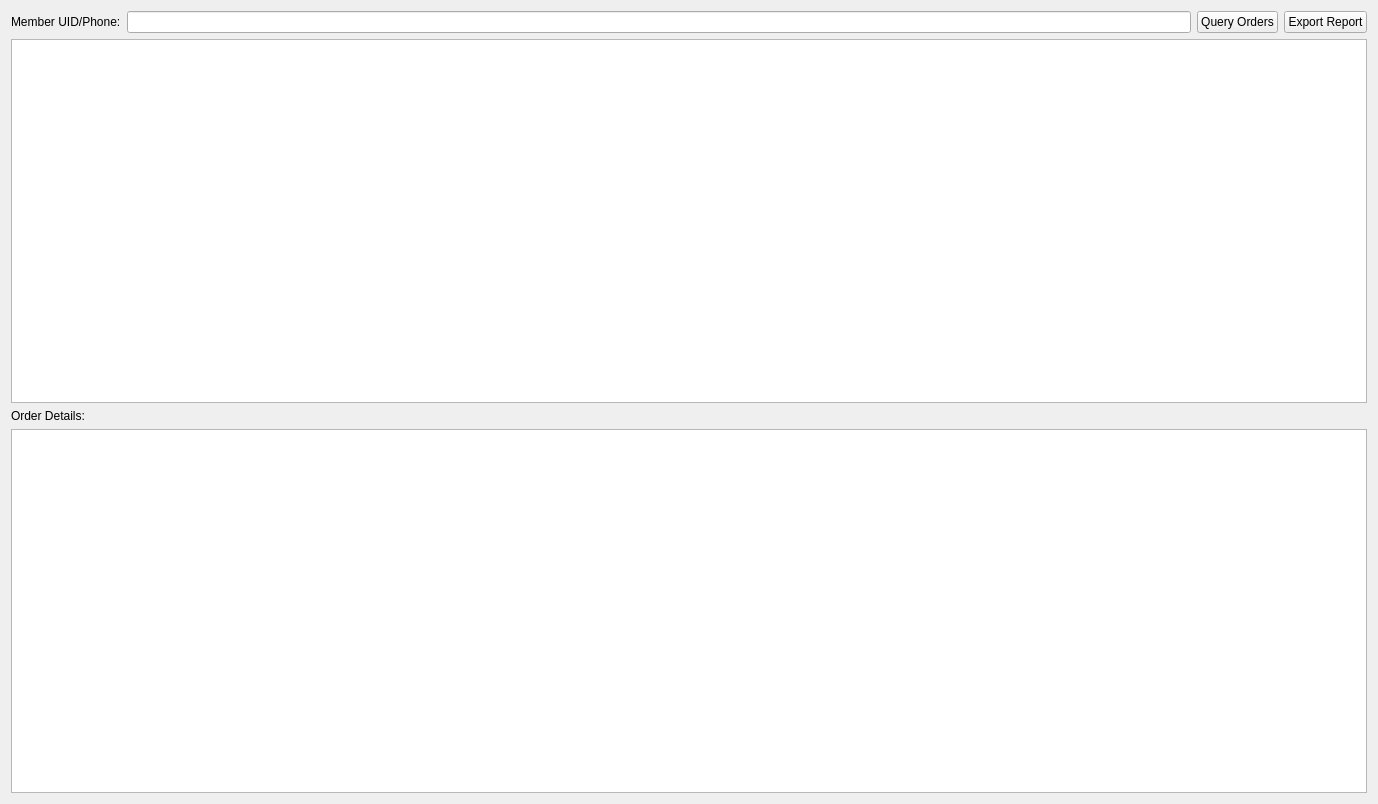
<?xml version="1.0" encoding="UTF-8"?>
<ui version="4.0">
 <class>OrderWidget</class>
 <widget class="QWidget" name="OrderWidget">
  <property name="geometry">
   <rect>
    <x>0</x>
    <y>0</y>
    <width>1378</width>
    <height>804</height>
   </rect>
  </property>
  <property name="windowTitle">
   <string>Order Management</string>
  </property>
  <layout class="QVBoxLayout" name="verticalLayout">
   <item>
    <layout class="QHBoxLayout" name="horizontalLayout">
     <item>
      <widget class="QLabel" name="label">
       <property name="text">
        <string>Member UID/Phone:</string>
       </property>
      </widget>
     </item>
     <item>
      <widget class="QLineEdit" name="lineEdit_condition"/>
     </item>
     <item>
      <widget class="QPushButton" name="btn_query">
       <property name="text">
        <string>Query Orders</string>
       </property>
      </widget>
     </item>
     <item>
      <widget class="QPushButton" name="btn_export">
       <property name="text">
        <string>Export Report</string>
       </property>
      </widget>
     </item>
    </layout>
   </item>
   <item>
    <widget class="QTableWidget" name="tableWidget_order"/>
   </item>
   <item>
    <widget class="QLabel" name="label_2">
     <property name="text">
      <string>Order Details:</string>
     </property>
    </widget>
   </item>
   <item>
    <widget class="QTableWidget" name="tableWidget_detail"/>
   </item>
  </layout>
 </widget>
 <resources/>
 <connections/>
</ui>
